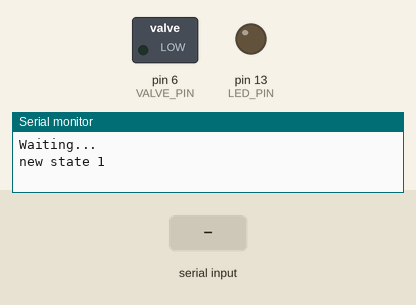
Bench run of a sketch on a simulated Arduino Uno, built with avr-gcc and run on an emulated ATmega328P. On the bench: switched loads named in the sketch (green lamp = pin HIGH), output pins drawn as LEDs (lit = HIGH), the last lines printed to the serial monitor. Inputs (shaded band) come from the test bench.

Above: at 1.2 s.
1.3 s: "90,45\n" received over Serial
At 1.36 s:
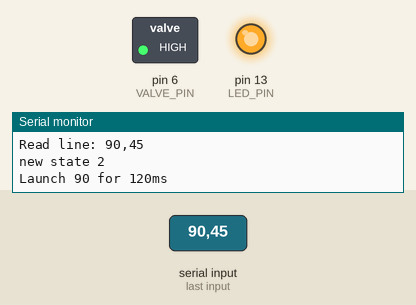
2.9 s: "r\n" received over Serial
4.4 s: "g\n" received over Serial
Timing chart, 0 to 7.4 s (numbered marks = the images above; inputs shaded):
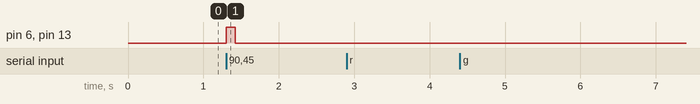

Measured:
- after the input at 1.3 s, pin 6 (VALVE_PIN), pin 13 (LED_PIN): LOW → HIGH at once, → LOW 0.12 s later

The sketch:

airvalve_l.ino
```cpp
// (licence header left out)
/* Set regulator to ~55 PSI.
   Pin 6 is a MOSFET on https://www.sparkfun.com/products/10618
 */

#define VALVE_PIN 6
#define LED_PIN 13
#define MIN_HEIGHT_DELAY 30
#define MAX_HEIGHT_DELAY 130

#define STATE_REST 0
#define STATE_INPUT 1
#define STATE_LAUNCH 2

// TODO: check and reject long lines.
char line[10];
char *line_pos;

int state;

// read a line of input from the serial interface
char *getLine() {
  while (Serial.available() > 0) {
    // NOTE: You need to specify a line ending or arduino ide doesn't send CR
    // or LF.  TODO: Support either, and ignore blank lines.
    char ch = Serial.read();
    if (ch == '\n') {
      *line_pos = '\0';
      line_pos = line;
      return line;
    } else if (ch == '\r') {
      return NULL;  // ignore
    } else {
      *line_pos++ = ch;
      return NULL;
    }
  }
}


void setup() {
  Serial.begin(115200);
  Serial.println("Waiting...");
  line_pos = line;
  pinMode(VALVE_PIN, OUTPUT);
  pinMode(LED_PIN, OUTPUT);
  setState(STATE_INPUT);
}


void loop() {
  char *line = getLine();
  if (line != NULL) {
    Serial.print("Read line: ");
    Serial.println(line);

    if (strcmp(line, "r") == 0) {
      setState(STATE_REST);
    } else if (strcmp(line, "g") == 0) {
      setState(STATE_INPUT);
    } else if (state != STATE_REST) {
      setState(STATE_LAUNCH);
      int num = atoi(line);
      if (num < 0) num = 0;
      if (num > 100) num = 100;

      int d = map(num, 0, 100, MIN_HEIGHT_DELAY, MAX_HEIGHT_DELAY);
      Serial.print("Launch ");
      Serial.print(num);
      Serial.print(" for ");
      Serial.print(d);
      Serial.println("ms");

      digitalWrite(VALVE_PIN, HIGH);
      digitalWrite(LED_PIN, HIGH);
      delay(d);
      digitalWrite(VALVE_PIN, LOW);
      digitalWrite(LED_PIN, LOW);
      delay(200); // let the ball fall!
      setState(STATE_REST);
    }
  }
}

void setState(int newState) {
  state = newState;
  Serial.print("new state ");
  Serial.println(state);
  // Set LEDs here.
}
```
